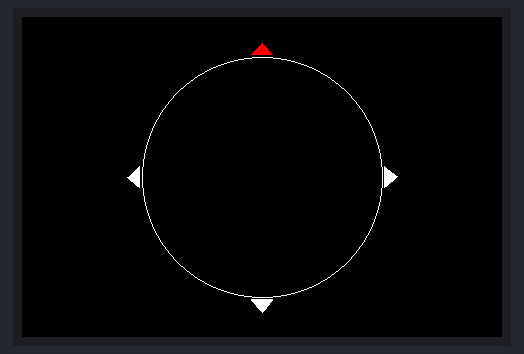
This program was run on a simulated Arduino Mega 2560, built with avr-gcc and run on an emulated ATmega2560. On the bench: 480×320 colour display. What the program prints to the serial monitor is not drawn.

Above: at 0.45 s.
At 5.33 s:
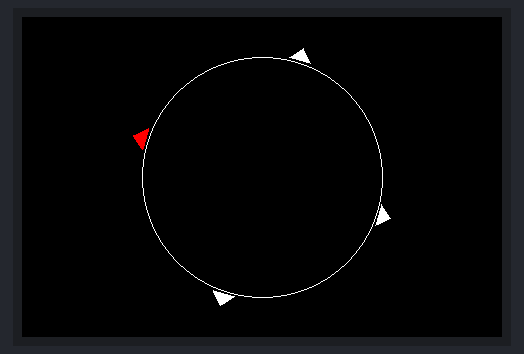
At 10.2 s:
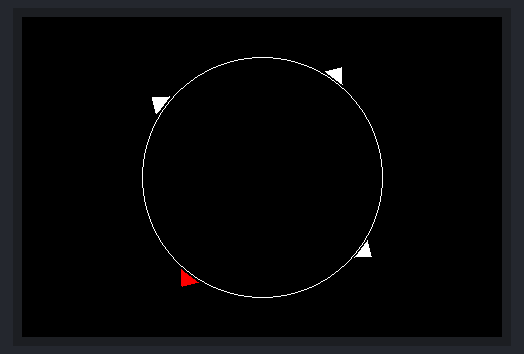
At 20.09 s:
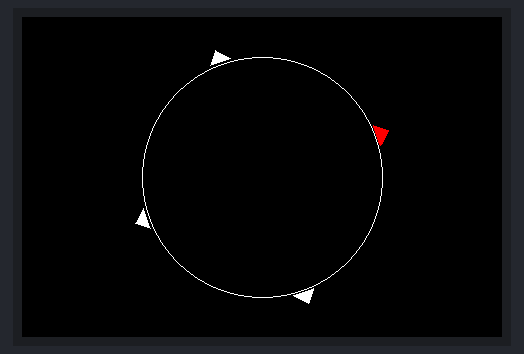
At 29.98 s:
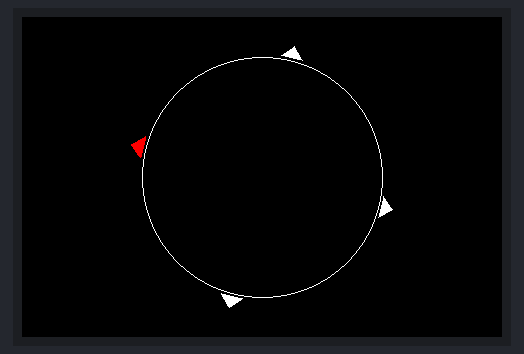
At 39.86 s:
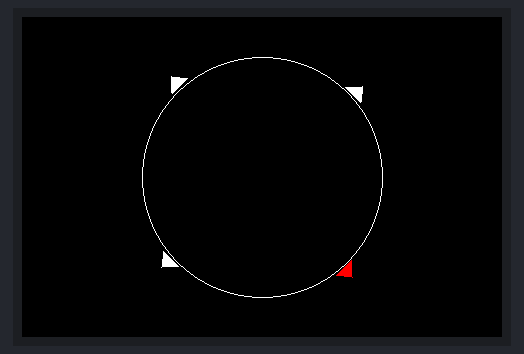

The program:

main.cpp
```cpp
#include "Arduino.h"

#include <SPI.h>
#include "Adafruit_GFX.h"
#include "Adafruit_HX8357.h"

#include "HomeScreen.h"

/*
*Setup the TFT display and touchscreen
*/
// These are 'flexible' lines that can be changed
#define TFT_CS 10
#define TFT_DC 9
#define TFT_RST 8 // RST can be set to -1 if you tie it to Arduino's reset
// Use hardware SPI (on Uno, #13, #12, #11) and the above for CS/DC
Adafruit_HX8357 tft = Adafruit_HX8357(TFT_CS, TFT_DC, TFT_RST);
HomeScreen homeScreen(&tft);


void setup() {

  Serial.begin(9600);
  Serial.println("Starting Sailing Computer.");


  tft.begin(HX8357D);
  tft.setRotation(1);
  tft.fillScreen(HX8357_BLACK);

  /*tft.setCursor(10, 50);


  tft.setTextColor(HX8357_WHITE);
  tft.setTextSize(2);
  tft.println("Starting up Sailing Computer");
  */


  homeScreen.init();

}


void loop() {

  for (uint16_t i = 90; i < 450; i += 2) {
    homeScreen.updateCompass(i);
    delay(100);
  }


}
```
